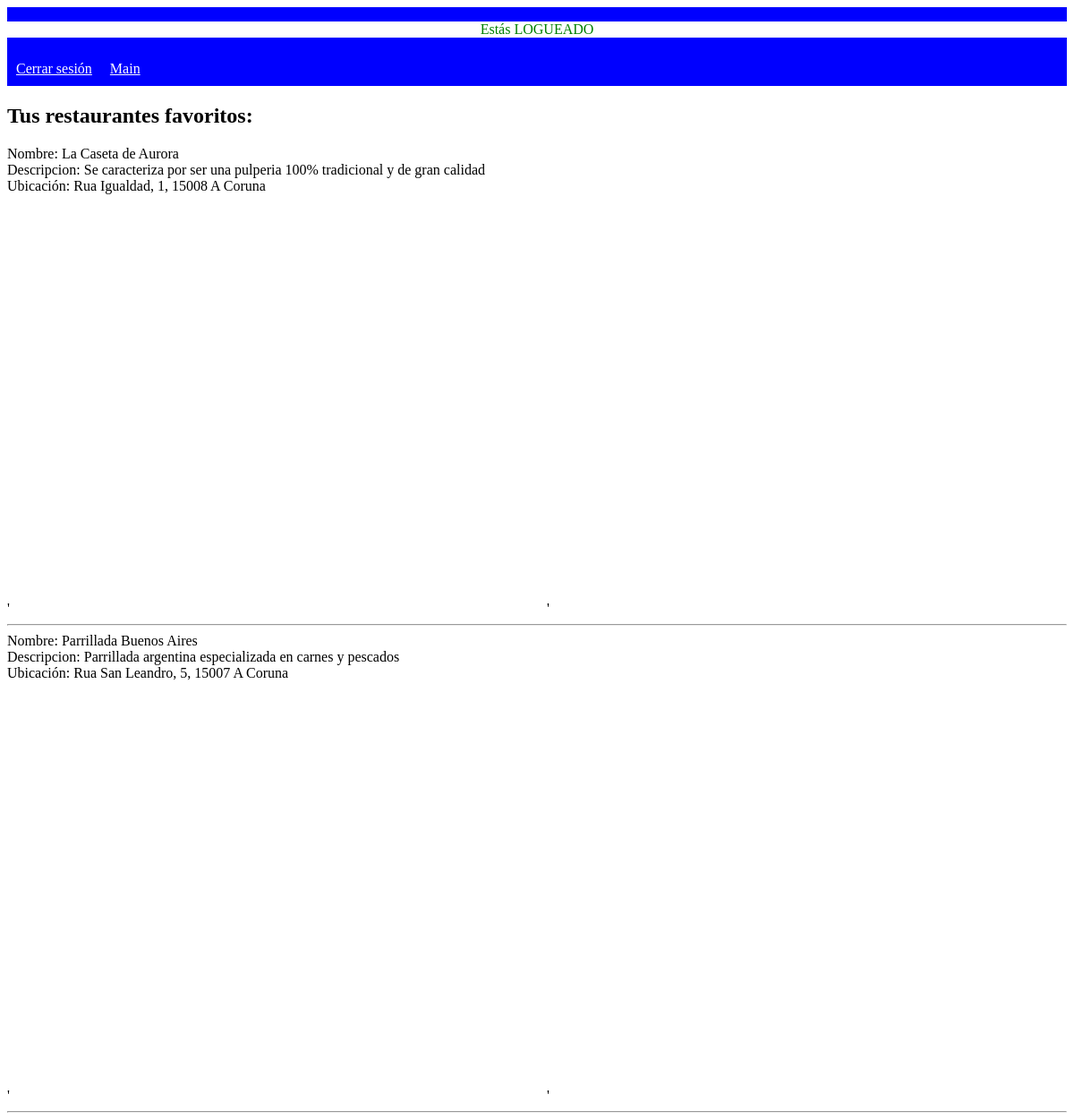
/favoritos.php (signed in), run on the app's committed database.
### tables this page shows
CREATE TABLE `trestaurante` (
  `id_restaurante` int(11) NOT NULL,
  `nombre` varchar(30) DEFAULT NULL,
  `descripcion` varchar(200) DEFAULT NULL,
  `latitud` decimal(10,5) DEFAULT NULL,
  `longitud` decimal(10,5) DEFAULT NULL,
  `ubicacion` varchar(100) DEFAULT NULL,
  `mapa` varchar(1000) DEFAULT NULL
);

### favoritos.php (the view, shortened to what this page needs)
<?php
	$db =mysqli_connect('localhost','root','1234','BuscarComidas') or die('Fail');
?>
<html>
    <head>
		<link rel="stylesheet" href="estilos.css" type="text/css" media="screen">
	</head>
    <body>
    <div class="menu1">
			<?php
			If (isset($_SESSION['id_usuario'])) {
				echo '<div id="activo"><p>Estás LOGUEADO</p></div>';
				echo '<a href="logout.php">Cerrar sesión</a>';
			} else {
				echo '<a href="login.html">Iniciar sesión</a>';
			};
			?>
			<a href="main.php">Main</a>
		</div>
    <?php
	If (isset($_SESSION['id_usuario'])) {
        echo "<h2>Tus restaurantes favoritos:</h2>";
		$query = "SELECT trestaurante.id_restaurante, trestaurante.nombre, trestaurante.descripcion, trestaurante.ubicacion, trestaurante.mapa
        FROM trestaurante LEFT JOIN tfavorito ON tfavorito.restaurante_id = trestaurante.id_restaurante
        LEFT JOIN tusuario ON tfavorito.usuario_id = tusuario.id_usuario
        WHERE tusuario.id_usuario = ".$_SESSION['id_usuario'];
        $result = mysqli_query($db, $query) or die('Query error');
        $only_row = (mysqli_num_rows($result));
        if ($only_row > 0){
            while ($row = mysqli_fetch_array($result, MYSQLI_ASSOC)){
                echo "Nombre: ".$row['nombre']."<br/>";
                echo "Descripcion: ".$row['descripcion']."<br/>";
                echo "Ubicación: ".$row['ubicacion']."<br/>"."<br/>";
                echo $row['mapa']."<br/>";
                echo "<hr>";
            };
            }else{
                echo "No se encontraron resultados";
            }
			} else {
				echo '<p>No estás logueado</p>';
			};
?>
    </body>
</html>

### estilos.css (style rules this page uses)
div.menu1 { margin: 0; padding: 0; overflow: hidden; background-color:blue; text-align: center; }
.menu1 a { float: left; padding: 0; overflow: hidden; background-color: blue; color: white; padding: 10px; text-decorarion: underline; }
#activo { color: green; background-color: white; }

### data on the page
trestaurante: nombre "La Caseta de Aurora", descripcion "Se caracteriza por ser una pulperia 100% tradicional y de gran calidad", ubicacion "Rua Igualdad, 1, 15008 A Coruna", mapa "' '"
trestaurante: nombre "Parrillada Buenos Aires", descripcion "Parrillada argentina especializada en carnes y pescados", ubicacion "Rua San Leandro, 5, 15007 A Coruna", mapa "' '"
